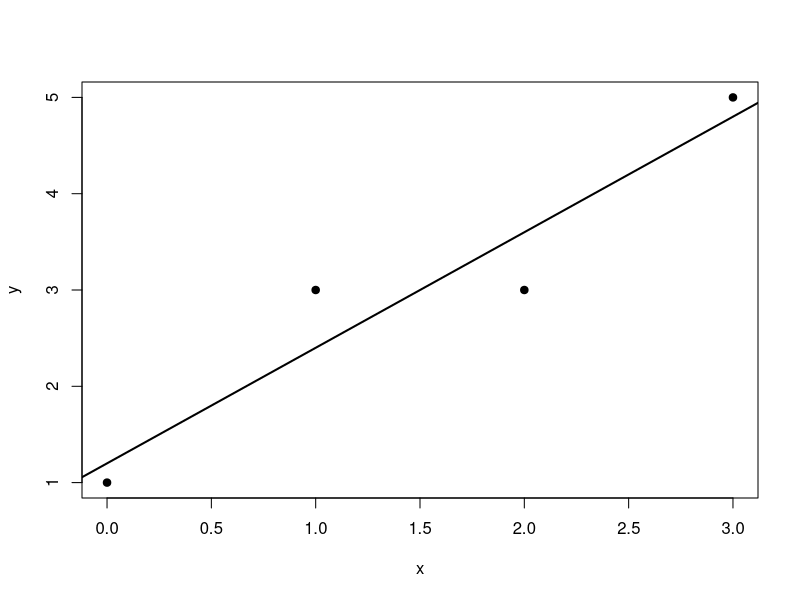

Recreate this plot in R.
## ---- chunk 1
x <- c(0, 1, 2, 3)
y <- c(1, 3, 3, 5)

fit <- lm(y ~ x)
coef(fit)

X <- model.matrix(fit)
X

Y <- matrix(y, ncol = 1)
beta_hat <- solve(t(X) %*% X) %*% t(X) %*% Y
beta_hat

y_hat <- X %*% beta_hat
e <- Y - y_hat

y_hat
e

H <- X %*% solve(t(X) %*% X) %*% t(X)
round(H, 4)

round(H - t(H), 8)
round(H %*% H - H, 8)

round(t(X) %*% e, 8)

plot(x, y, pch = 19, xlab = "x", ylab = "y")
abline(fit, lwd = 2)
